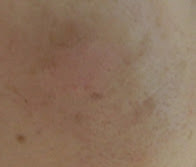
#> input picture src/node/2000.jpg, 196 x 167 px
$ python -i skin_detect.py   (imports and definitions only)
#> lines starting #> are read from the running program, lines starting #| are printed output that depends on the picture; after the words box and inside, x2 and y2 are one past the last pixel; in counts of white or black regions, pixels touching at a corner belong together
'''
Author: Jean Vitor de Paulo (29/09/2018)
Altered: Shozen Dan (12/10/2020)
'''

import cv2
import numpy as np

class skinDetector(object):

	#class constructor
	def __init__(self, imageName):
#> called with imageName = '../node/2000.jpg'
		self.image = cv2.imread(imageName)
#> self.image is the input picture: shape (167, 196, 3); mean B, G, R 93.7, 114.5, 140.5
		if self.image is None:
			print("IMAGE NOT FOUND")
			exit(1)
		#self.image = cv2.resize(self.image,(600,600),cv2.INTER_AREA)
		self.HSV_image = cv2.cvtColor(self.image, cv2.COLOR_BGR2HSV)
#> self.HSV_image: shape (167, 196, 3); mean H, S, V 13.6, 86.1, 140.5
		self.YCbCr_image = cv2.cvtColor(self.image, cv2.COLOR_BGR2YCR_CB)
#> self.YCbCr_image: shape (167, 196, 3); mean of channels 0, 1, 2 119.9, 142.7, 113.2
		self.binary_mask_image = self.HSV_image
#================================================================================================================================
	#function to process the image and segment the skin using the HSV and YCbCr colorspaces, followed by the Watershed algorithm
	def find_skin(self):
		self.__color_segmentation()
		self.__region_based_segmentation()

#================================================================================================================================
	#Apply a threshold to an HSV and YCbCr images, the used values were based on current research papers along with some
	# empirical tests and visual evaluation
	def __color_segmentation(self):
		lower_HSV_values = np.array([0, 40, 0], dtype = "uint8")
		upper_HSV_values = np.array([25, 255, 255], dtype = "uint8")

		lower_YCbCr_values = np.array((0, 138, 67), dtype = "uint8")
		upper_YCbCr_values = np.array((255, 173, 133), dtype = "uint8")

		#A binary mask is returned. White pixels (255) represent pixels that fall into the upper/lower.
		mask_YCbCr = cv2.inRange(self.YCbCr_image, lower_YCbCr_values, upper_YCbCr_values)
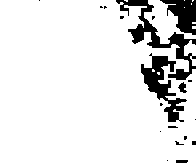
#> mask_YCbCr: shape (167, 196); 89.6% white; 19 black regions (14 under 20 px), largest, box (x1, y1, x2, y2) and area: (116, 0, 196, 80) 1348, (141, 53, 187, 122) 1127, (160, 0, 196, 35) 724, (178, 82, 187, 93) 57, (176, 160, 188, 163) 35
		mask_HSV = cv2.inRange(self.HSV_image, lower_HSV_values, upper_HSV_values)
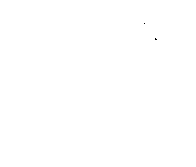
#> mask_HSV: shape (167, 196); 100% white; black in thin lines or dots, all inside (x1, y1, x2, y2) = (144, 23, 157, 40)

		self.binary_mask_image = cv2.add(mask_HSV,mask_YCbCr)

#================================================================================================================================
	#Function that applies Watershed and morphological operations on the thresholded image
	def __region_based_segmentation(self):
		#morphological operations
		image_foreground = cv2.erode(self.binary_mask_image,None,iterations = 3)     	#remove noise
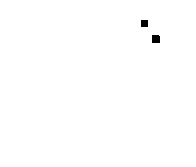
#> image_foreground: shape (167, 196); 99.7% white; 2 black regions, box (x1, y1, x2, y2) and area: (152, 35, 160, 43) 63, (141, 20, 148, 27) 49
		dilated_binary_image = cv2.dilate(self.binary_mask_image,None,iterations = 3)   #The background region is reduced a little because of the dilate operation
#> dilated_binary_image: shape (167, 196); every value is 255
		ret,image_background = cv2.threshold(dilated_binary_image,1,128,cv2.THRESH_BINARY)  #set all background regions to 128
#> image_background: shape (167, 196); every value is 128

		image_marker = cv2.add(image_foreground,image_background)   #add both foreground and backgroud, forming markers. The markers are "seeds" of the future image regions.
		image_marker32 = np.int32(image_marker) #convert to 32SC1 format

		cv2.watershed(self.image,image_marker32)
		m = cv2.convertScaleAbs(image_marker32) #convert back to uint8
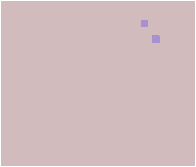
#> image_marker32: shape (167, 196) int32; 3 distinct labels, from -1 to 255; one colour per label, 0 black, -1 white

		#bitwise of the mask with the input image
		ret,image_mask = cv2.threshold(m,0,255,cv2.THRESH_BINARY+cv2.THRESH_OTSU)
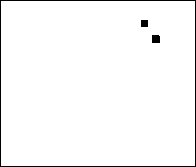
#> image_mask: shape (167, 196); 97.5% white; black in thin lines or dots
#> ret = 128
		output = cv2.bitwise_and(self.image,self.image,mask = image_mask)

>>> result = skinDetector('../node/2000.jpg').find_skin()
